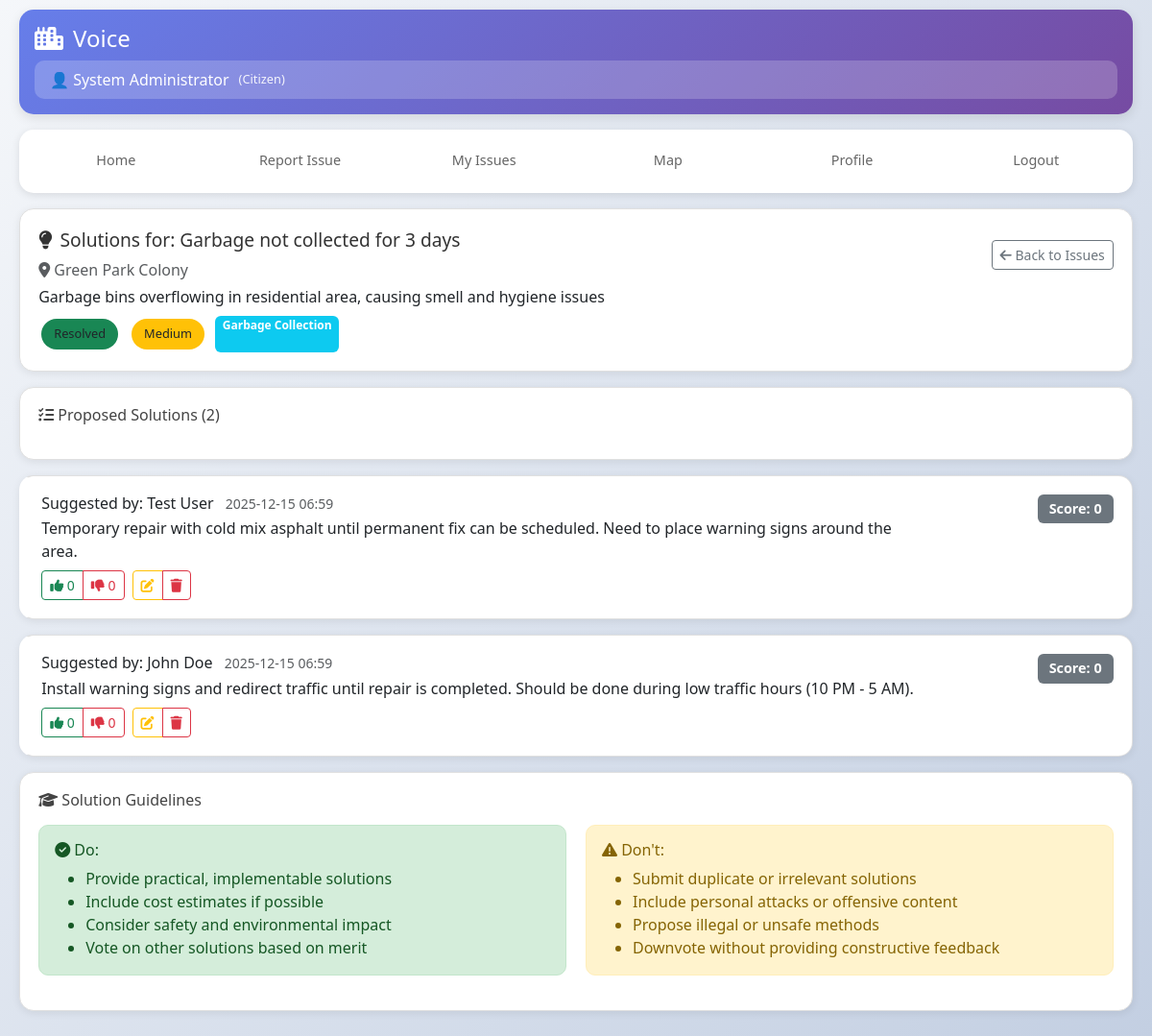
The app's page /issue/1a087cd6-cdfd-4b76-b570-e524376f583d/solutions (signed in) with its own data.
### app.py (models this page shows)
class User(UserMixin, db.Model):
    id = db.Column(db.String(36), primary_key=True, default=lambda: str(uuid.uuid4()))
    username = db.Column(db.String(80), unique=True, nullable=False, index=True)
    email = db.Column(db.String(120), unique=True, nullable=False, index=True)
    password = db.Column(db.String(200), nullable=False)
    full_name = db.Column(db.String(100), nullable=False)
    phone = db.Column(db.String(20))
    role = db.Column(db.String(20), default='user', index=True)
    created_at = db.Column(db.DateTime, default=datetime.utcnow, index=True)
    last_login = db.Column(db.DateTime)
    is_active = db.Column(db.Boolean, default=True)
    issues = db.relationship('Issue', backref='reporter', lazy=True, cascade='all, delete-orphan')
    feedbacks = db.relationship('Feedback', backref='user', lazy=True, cascade='all, delete-orphan')
    solutions = db.relationship('Solution', backref='user', lazy=True, cascade='all, delete-orphan')
    solution_votes = db.relationship('SolutionVote', backref='user', lazy=True, cascade='all, delete-orphan')

class Issue(db.Model):
    id = db.Column(db.String(36), primary_key=True, default=lambda: str(uuid.uuid4()))
    title = db.Column(db.String(200), nullable=False)
    description = db.Column(db.Text, nullable=False)
    service_type = db.Column(db.String(50), nullable=False, index=True)
    location = db.Column(db.String(200), nullable=False)
    area = db.Column(db.String(100), index=True)
    city = db.Column(db.String(100))
    latitude = db.Column(db.Float)
    longitude = db.Column(db.Float)
    priority = db.Column(db.String(20), default='medium', index=True)
    status = db.Column(db.String(20), default='pending', index=True)
    date = db.Column(db.DateTime, default=datetime.utcnow, index=True)
    media_paths = db.Column(db.Text)  # JSON string of file paths
    user_id = db.Column(db.String(36), db.ForeignKey('user.id'), nullable=False, index=True)
    upvotes = db.Column(db.Integer, default=0)
    comments = db.Column(db.Integer, default=0)
    assigned_to = db.Column(db.String(100))
    assigned_date = db.Column(db.DateTime)
    resolved_date = db.Column(db.DateTime)
    admin_notes = db.Column(db.Text)
    feedbacks = db.relationship('Feedback', backref='issue', lazy=True, cascade='all, delete-orphan')
    solutions = db.relationship('Solution', backref='issue', lazy=True, cascade='all, delete-orphan')

class Solution(db.Model):
    id = db.Column(db.String(36), primary_key=True, default=lambda: str(uuid.uuid4()))
    issue_id = db.Column(db.String(36), db.ForeignKey('issue.id'), nullable=False, index=True)
    user_id = db.Column(db.String(36), db.ForeignKey('user.id'), nullable=False, index=True)
    description = db.Column(db.Text, nullable=False)
    upvotes = db.Column(db.Integer, default=0)
    downvotes = db.Column(db.Integer, default=0)
    is_accepted = db.Column(db.Boolean, default=False, index=True)
    created_at = db.Column(db.DateTime, default=datetime.utcnow)

### app.py (the view)
@app.route('/issue/<issue_id>/solutions')
@login_required
def view_solutions(issue_id):
    issue = Issue.query.get_or_404(issue_id)
    user_votes = {}
    if current_user.is_authenticated:
        votes = SolutionVote.query.filter_by(user_id=current_user.id).all()
        user_votes = {vote.solution_id: vote.vote_type for vote in votes}
    solutions = Solution.query.filter_by(issue_id=issue_id) \
        .order_by(Solution.is_accepted.desc(),
                  (Solution.upvotes - Solution.downvotes).desc()) \
        .all()
    user_solution = Solution.query.filter_by(
        issue_id=issue_id,
        user_id=current_user.id
    ).first()
    return render_template('solutions.html',
                           issue=issue,
                           solutions=solutions,
                           user_votes=user_votes,
                           user_solution=user_solution)

### app.py (called while the page is built)
@login_manager.user_loader
def load_user(user_id):
    return db.session.get(User, user_id)

@app.context_processor
def inject_now():
    return {'now': datetime.utcnow()}

@app.context_processor
def inject_config():
    return {
        'SERVICE_TYPES': app.config['SERVICE_TYPES'],
        'PRIORITY_LEVELS': app.config['PRIORITY_LEVELS'],
        'ISSUE_STATUSES': app.config['ISSUE_STATUSES'],
        'USER_ROLES': app.config['USER_ROLES'],
        'APP_NAME': app.config.get('APP_NAME', 'CivicCare')
    }

### templates/solutions.html (shortened to what this page needs)
{% extends "base.html" %}
{% block content %}
<div class="mobile-header">
    <h1><i class="fas fa-city"></i> Voice</h1>
    <div class="user-info">
        <span>👤 {{ current_user.full_name }}</span>
        <span style="font-size: 0.8rem; opacity: 0.9;">(Citizen)</span>
    </div>
</div>
<div class="mobile-tabs">
    <a href="{{ url_for('dashboard') }}" class="mobile-tab">Home</a>
    <a href="{{ url_for('report_issue') }}" class="mobile-tab">Report Issue</a>
    <a href="{{ url_for('my_issues') }}" class="mobile-tab">My Issues</a>
    <a href="{{ url_for('map_view') }}" class="mobile-tab">Map</a>
    <a href="{{ url_for('profile') }}" class="mobile-tab">Profile</a>
    <a href="{{ url_for('logout') }}" class="mobile-tab">Logout</a>
</div>
<div class="mobile-card">
    <div class="row">
        <div class="col-md-9">
            <h3><i class="fas fa-lightbulb"></i> Solutions for: {{ issue.title }}</h3>
            <p class="text-muted mb-1">
                <i class="fas fa-map-marker-alt"></i> {{ issue.location }}
            </p>
            <p class="mb-2">{{ issue.description }}</p>
            <div class="d-flex gap-2">
                <span class="status-badge {{ ISSUE_STATUSES[issue.status].badge_class }}">
                    {{ ISSUE_STATUSES[issue.status].name }}
                </span>
                <span class="status-badge {{ PRIORITY_LEVELS[issue.priority].badge_class }}">
                    {{ PRIORITY_LEVELS[issue.priority].name }}
                </span>
                <span class="badge bg-info">
                    {{ SERVICE_TYPES[issue.service_type].name }}
                </span>
            </div>
        </div>
        <div class="col-md-3 text-end">
            <div class="mt-2">
                <a href="{{ url_for('view_issues') }}" class="btn btn-outline-secondary btn-sm mt-1">
                    <i class="fas fa-arrow-left"></i> Back to Issues
                </a>
            </div>
        </div>
    </div>
</div>
<div class="mobile-card">
    <div class="row">
        <div class="col-md-6">
            <h5><i class="fas fa-list-check"></i> Proposed Solutions ({{ solutions|length }})</h5>
        </div>
        <div class="col-md-6 text-end">
        </div>
    </div>
</div>
{% if solutions %}
    {% for solution in solutions %}
    <div class="mobile-card solution-card {% if solution.is_accepted %}accepted-solution{% endif %}">
        <div class="row">
            <div class="col-md-10">
                <div class="d-flex align-items-start">
                    <div>
                        <h6 class="mb-1">
                            {% if solution.user.id == current_user.id %}
                            <strong>Your Solution</strong>
                            {% else %}
                            Suggested by: {{ solution.user.full_name }}
                            {% endif %}
                            <small class="text-muted ms-2">
                                {{ solution.created_at.strftime('%Y-%m-%d %H:%M') }}
                            </small>
                        </h6>
                        <p class="mb-2">{{ solution.description }}</p>
                        <div class="d-flex gap-2 mt-2">
                            <div class="btn-group btn-group-sm" role="group">
                                <button type="button" class="btn btn-outline-success vote-btn {% if user_votes.get(solution.id|string) == 'upvote' %}active{% endif %}"
                                        data-solution-id="{{ solution.id }}" data-vote-type="upvote">
                                    <i class="fas fa-thumbs-up"></i>
                                    <span class="vote-count">{{ solution.upvotes }}</span>
                                </button>
                                <button type="button" class="btn btn-outline-danger vote-btn {% if user_votes.get(solution.id|string) == 'downvote' %}active{% endif %}"
                                        data-solution-id="{{ solution.id }}" data-vote-type="downvote">
                                    <i class="fas fa-thumbs-down"></i>
                                    <span class="vote-count">{{ solution.downvotes }}</span>
                                </button>
                            </div>
                            {% if solution.user.id == current_user.id or current_user.role == 'admin' %}
                            <div class="btn-group btn-group-sm" role="group">
                                <a href="{{ url_for('edit_solution', solution_id=solution.id) }}" class="btn btn-outline-warning">
                                    <i class="fas fa-edit"></i>
                                </a>
                                <button type="button" class="btn btn-outline-danger delete-solution-btn"
                                        data-solution-id="{{ solution.id }}">
                                    <i class="fas fa-trash"></i>
                                </button>
                            </div>
                            {% endif %}
                        </div>
                    </div>
                </div>
            </div>
            <div class="col-md-2 text-end">
                <div class="score-display">
                    <span class="badge {% if solution.upvotes > solution.downvotes %}bg-success{% elif solution.upvotes < solution.downvotes %}bg-danger{% else %}bg-secondary{% endif %}">
                        Score: {{ solution.upvotes - solution.downvotes }}
                    </span>
                </div>
            </div>
        </div>
    </div>
    {% endfor %}
{% endif %}
<div class="mobile-card">
    <h5><i class="fas fa-graduation-cap"></i> Solution Guidelines</h5>
    <div class="row">
        <div class="col-md-6">
            <div class="alert alert-success">
                <h6><i class="fas fa-check-circle"></i> Do:</h6>
                <ul class="mb-0">
                    <li>Provide practical, implementable solutions</li>
                    <li>Include cost estimates if possible</li>
                    <li>Consider safety and environmental impact</li>
                    <li>Vote on other solutions based on merit</li>
                </ul>
            </div>
        </div>
        <div class="col-md-6">
            <div class="alert alert-warning">
                <h6><i class="fas fa-exclamation-triangle"></i> Don't:</h6>
                <ul class="mb-0">
                    <li>Submit duplicate or irrelevant solutions</li>
                    <li>Include personal attacks or offensive content</li>
                    <li>Propose illegal or unsafe methods</li>
                    <li>Downvote without providing constructive feedback</li>
                </ul>
            </div>
        </div>
    </div>
</div>
{% endblock %}

### static/css/style.css (style rules this page uses)
* { margin: 0; padding: 0; box-sizing: border-box; }
body { background: linear-gradient(135deg, #f5f7fa 0%, #c3cfe2 100%); font-family: 'Segoe UI', 'Roboto', 'Arial', sans-serif; min-height: 100vh; padding: 10px; }
.mobile-header { background: linear-gradient(135deg, #667eea 0%, #764ba2 100%); color: white; padding: 1rem; border-radius: 15px; margin-bottom: 1rem; box-shadow: 0 4px 12px rgba(0, 0, 0, 0.1); }
.mobile-header h1 { color: white; font-size: 1.5rem; display: flex; align-items: center; gap: 10px; margin: 0; }
.user-info { display: flex; align-items: center; gap: 10px; background: rgba(255, 255, 255, 0.2); padding: 0.5rem 1rem; border-radius: 10px; margin-top: 0.5rem; }
.mobile-tabs { display: flex; overflow-x: auto; background: white; border-radius: 15px; margin-bottom: 1rem; box-shadow: 0 2px 8px rgba(0, 0, 0, 0.1); -webkit-overflow-scrolling: touch; padding: 5px; }
.mobile-tab { flex: 1; text-align: center; padding: 1rem 0.5rem; font-weight: 500; color: #666; border-bottom: 3px solid transparent; white-space: nowrap; min-width: 120px; font-size: 0.9rem; text-decoration: none; transition: all 0.3s; }
.mobile-card { background: white; border-radius: 15px; padding: 1.2rem; margin-bottom: 1rem; box-shadow: 0 2px 8px rgba(0, 0, 0, 0.08); border: 1px solid #e0e0e0; }
.mobile-card h3 { color: #333; font-size: 1.2rem; margin-bottom: 0.5rem; display: flex; align-items: center; gap: 8px; }
.mobile-card h5 { color: #444; margin-bottom: 1rem; font-size: 1rem; }
.status-badge { display: inline-block; padding: 0.4rem 0.8rem; border-radius: 20px; font-size: 0.8rem; font-weight: 500; margin: 0.2rem; }
.alert { padding: 1rem; border-radius: 10px; margin-bottom: 1rem; border: 1px solid transparent; }
.alert-success { background: #D4EDDA; color: #155724; border-color: #C3E6CB; }
.alert-warning { background: #FFF3CD; color: #856404; border-color: #FFEEBA; }
.text-end { text-align: right; }
.mt-1 { margin-top: 0.25rem; }
.mt-2 { margin-top: 0.5rem; }
.mb-1 { margin-bottom: 0.25rem; }
.mb-2 { margin-bottom: 0.5rem; }
.gap-2 { gap: 0.5rem; }
.d-flex { display: flex; }
.row { display: flex; flex-wrap: wrap; margin-right: -10px; margin-left: -10px; }
.row > * { padding-right: 10px; padding-left: 10px; }
@media (min-width: 768px) { .col-md-2 { flex: 0 0 16.66%; max-width: 16.66%; } }
@media (min-width: 768px) { .col-md-3 { flex: 0 0 25%; max-width: 25%; } }
@media (min-width: 768px) { .col-md-6 { flex: 0 0 50%; max-width: 50%; } }
@media (min-width: 768px) { .col-md-9 { flex: 0 0 75%; max-width: 75%; } }
@media (min-width: 768px) { .col-md-10 { flex: 0 0 83.33%; max-width: 83.33%; } }
.solution-card { transition: all 0.3s ease; border-left: 4px solid transparent; position: relative; }
.vote-btn { transition: all 0.2s ease; }
.score-display { font-size: 1.1rem; font-weight: bold; }

### templates/solutions.html (style rules this page uses)
.solution-card { transition: all 0.3s ease; border-left: 4px solid transparent; }
.score-display .badge { font-size: 0.9rem; padding: 0.5rem 0.75rem; }
.btn-group-sm .btn { padding: 0.25rem 0.5rem; font-size: 0.875rem; }

### records on screen
User: full_name "System Administrator"
Issue: title "Garbage not collected for 3 days", location "Green Park Colony", description "Garbage bins overflowing in residential area, causing smell and hygiene issues", status "Resolved", priority "Medium", service_type "Garbage Collection"
Solution: user.full_name "Test User", created_at "2025-12-15 06:59", description "Temporary repair with cold mix asphalt until permanent fix can be scheduled. Need to place warning signs around the area.", upvotes "0", downvotes "0", solution.upvotes-solution.downvotes "0"
Solution: user.full_name "John Doe", created_at "2025-12-15 06:59", description "Install warning signs and redirect traffic until repair is completed. Should be done during low traffic hours (10 PM - 5 AM).", upvotes "0", downvotes "0", solution.upvotes-solution.downvotes "0"

### other values on screen
{{ solutions|length }} "2"
